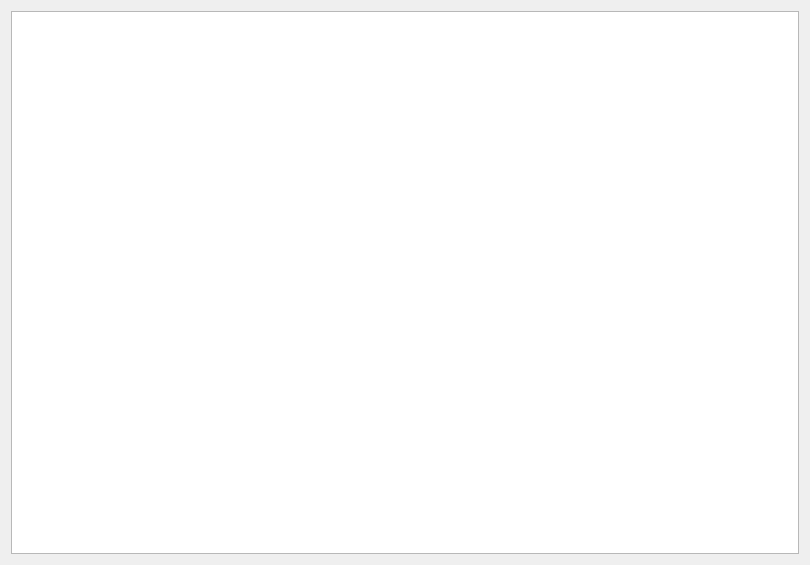
<?xml version="1.0" encoding="UTF-8"?>
<ui version="4.0">
 <class>LogDialog</class>
 <widget class="QDialog" name="LogDialog">
  <property name="geometry">
   <rect>
    <x>0</x>
    <y>0</y>
    <width>810</width>
    <height>565</height>
   </rect>
  </property>
  <property name="windowTitle">
   <string>Logs</string>
  </property>
  <layout class="QVBoxLayout" name="verticalLayout">
   <item>
    <widget class="QTableView" name="messages">
     <property name="editTriggers">
      <set>QAbstractItemView::NoEditTriggers</set>
     </property>
     <property name="selectionMode">
      <enum>QAbstractItemView::SingleSelection</enum>
     </property>
     <property name="selectionBehavior">
      <enum>QAbstractItemView::SelectRows</enum>
     </property>
     <property name="verticalScrollMode">
      <enum>QAbstractItemView::ScrollPerPixel</enum>
     </property>
     <property name="horizontalScrollMode">
      <enum>QAbstractItemView::ScrollPerPixel</enum>
     </property>
    </widget>
   </item>
  </layout>
 </widget>
 <resources/>
 <connections/>
</ui>
